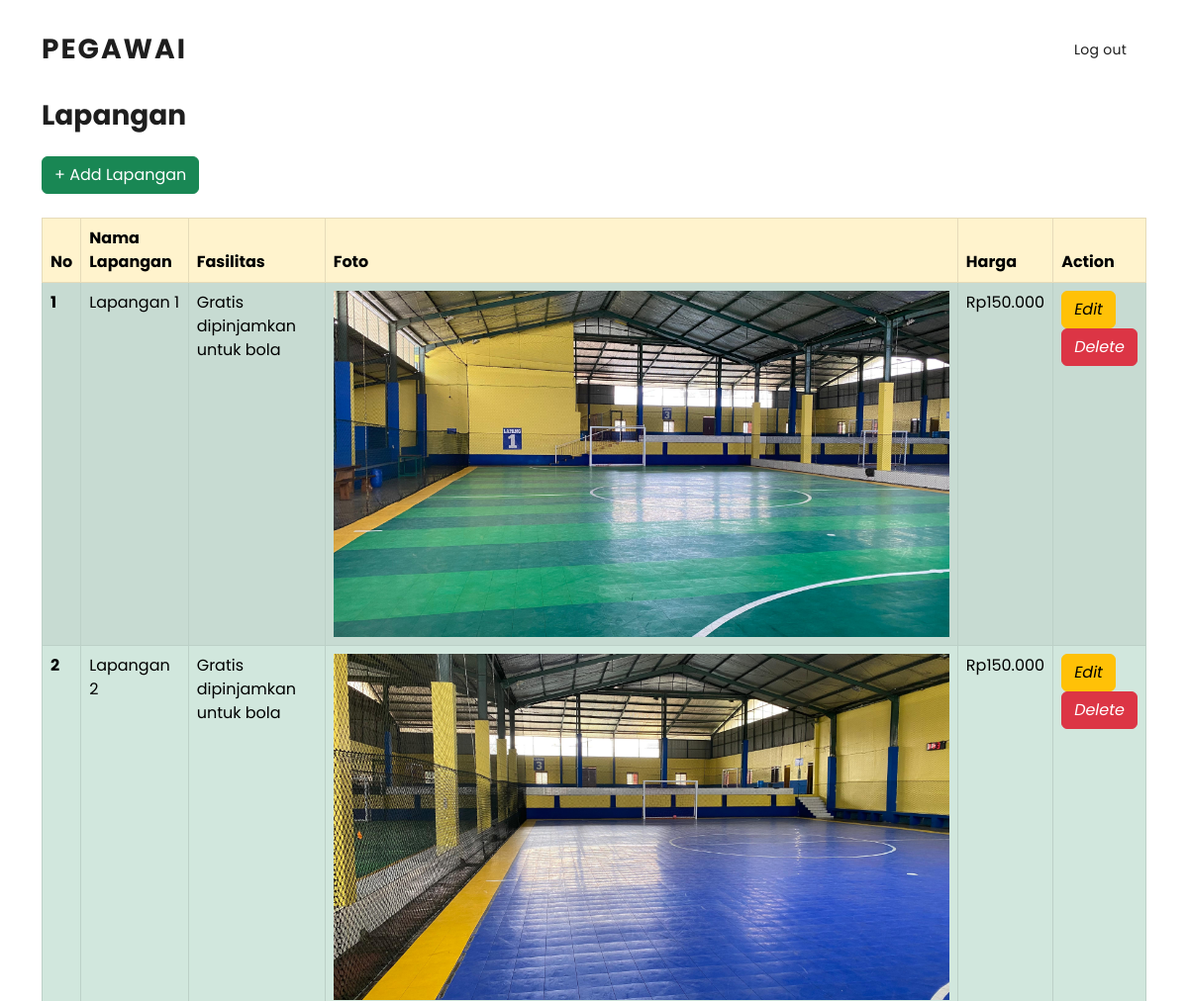
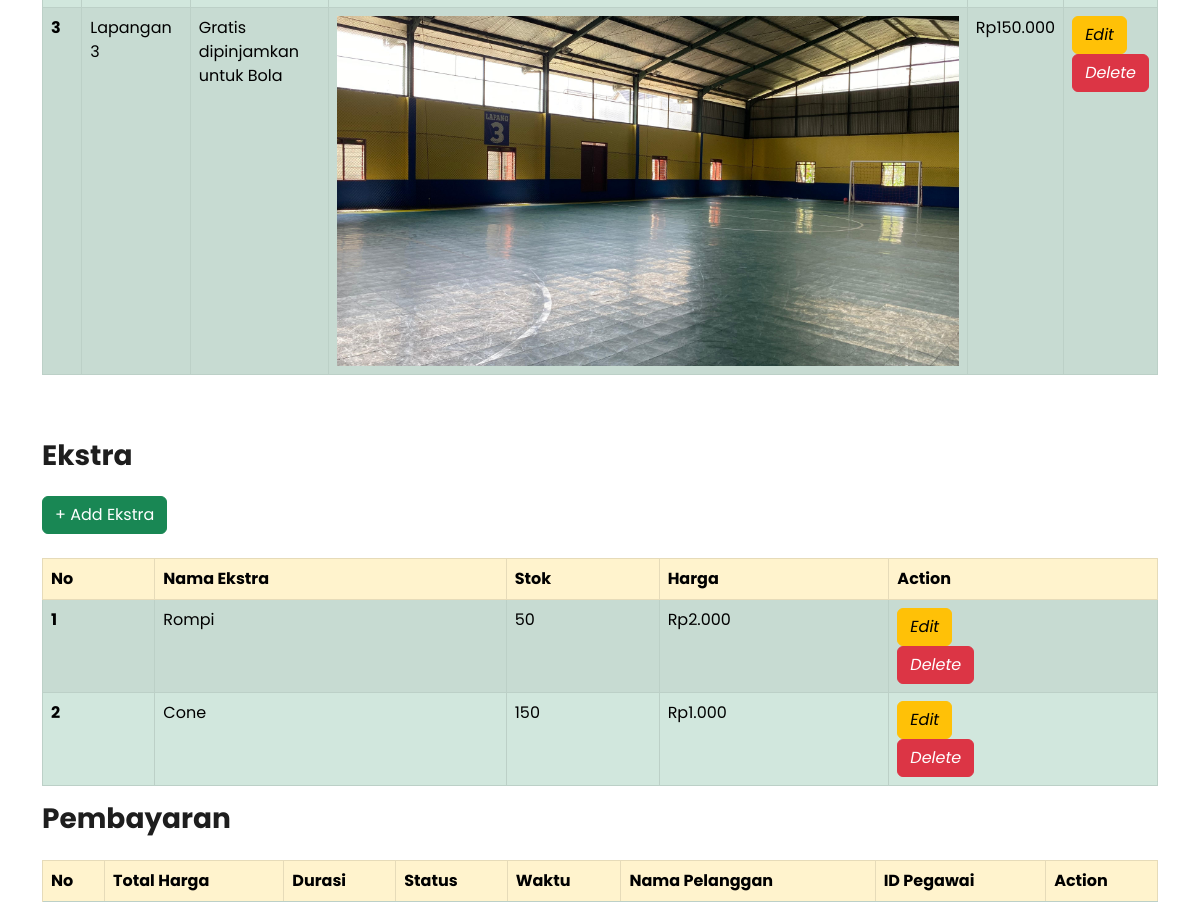
The app's page /admin.php with its own data (2 pictures, top to bottom).
### tables this page shows
CREATE TABLE `lapangan` (
  `id_lapangan` int(11) NOT NULL,
  `nama_lapangan` varchar(255) NOT NULL,
  `fasilitas_tambahan` varchar(255) NOT NULL,
  `foto_lapangan` varchar(255) NOT NULL,
  `harga_lapangan` int(11) NOT NULL
);

CREATE TABLE `ekstra` (
  `id_ekstra` int(11) NOT NULL,
  `nama_ekstra` varchar(255) NOT NULL,
  `stok_ekstra` int(11) NOT NULL,
  `harga_ekstra` int(11) NOT NULL
);

### function.php (called while the page is built, shortened)
<?php
include('conn.php');
function readLapangan(){
    global $conn;
    $query = "SELECT * FROM lapangan";
    $result = mysqli_query($conn, $query);
    return $result;
}
function readEkstra(){
    global $conn;
    $query = "SELECT * FROM ekstra";
    $result = mysqli_query($conn, $query);
    return $result;
}
?>

### admin.php (the view, shortened to what this page needs)
<?php
  include('function.php');
  $listlapangan = readLapangan();
  $listEkstra = readEkstra();
?>
<!DOCTYPE html>
<html lang="en">
  <head>
    <link href="vendor/bootstrap/css/bootstrap.min.css" rel="stylesheet">
    <link rel="stylesheet" href="assets/css/fontawesome.css">
    <link rel="stylesheet" href="assets/css/templatemo-villa-agency.css">
    <link rel="stylesheet" href="assets/css/owl.css">
    <link rel="stylesheet" href="assets/css/animate.css">
    <link rel="stylesheet"href="https://unpkg.com/swiper@7/swiper-bundle.min.css"/>
  </head>
<body>
  <header class="header-area header-sticky">
    <div class="container">
        <div class="row">
            <div class="col-12">
                <nav class="main-nav">
                    <a href="index.php" class="logo">
                        <h1>Pegawai</h1>
                    </a>
                    <ul class="nav">
                      <li><a href="logout.php">  Log out</a></li>
                    </ul>
                </nav>
            </div>
        </div>
    </div>
  </header>
  <section id="rekam_medis" class="services">
      <div class="container">
        <div class="section-title">
          <h3>Lapangan</h3>
          <br>
          <a href="addLapangan.php" class="btn btn-success">+ Add Lapangan</a>
          <br><br>
        </div>
        <table class="table table-bordered table-striped table-hover">
            <thead class="table-warning">
                <tr>
                    <th scope="col">No</th>
                    <th scope="col">Nama Lapangan</th>
                    <th scope="col">Fasilitas</th>
                    <th scope="col">Foto</th>
                    <th scope="col">Harga</th>
                    <th scope="col">Action</th>
                </tr>
            </thead>
            <tbody class="table-success">
                <tr>
                  <?php
                    $count = 1;
                    foreach($listlapangan as $lapangan){
                  ?>
                    <th scope="row"><?= $count ?></td>
                    <td><?= $lapangan['nama_lapangan'] ?></td>
                    <td><?= $lapangan['fasilitas_tambahan'] ?></td>
                    <td>
                    <div class="gallery-item">
                          <a href="assets/images/default.jpg" class="gallery-lightbox">
                              <img src="assets/images/<?= $lapangan['foto_lapangan'] ?>" alt="" width="2px">
                          </a>
                      </div>
                    </td>
                    <td>Rp<?= number_format ($lapangan['harga_lapangan'], 0, "", ".") ?></td>
                    <td>
                    <a href="editLapangan.php?id_lapangan=<?=$lapangan['id_lapangan']?>" class="btn btn-warning"><i class="bi bi-pencil-square">Edit</i></a>
                        <br>
                        <a href="deleteLapangan.php?id=<?=$lapangan['id_lapangan']?>" onclick="return confirm('Yakin Hapus?')" class="btn btn-danger"><i class="bi bi-trash3">Delete</i></a>
                    </td>
                </tr>
                <?php
                  $count++;
                  }
                ?>
            </tbody>
        </table>
        <br><br>
      </div>
    </section>
    <section id="ekstra" class="services">
      <div class="container">
        <div class="section-title">
          <h3>Ekstra</h3>
          <br>
          <a href="addEkstra.php" class="btn btn-success">+ Add Ekstra</a>
          <br><br>
        </div>
        <table class="table table-bordered table-striped table-hover">
            <thead class="table-warning">
                <tr>
                    <th scope="col">No</th>
                    <th scope="col">Nama Ekstra</th>
                    <th scope="col">Stok</th>
                    <th scope="col">Harga</th>
                    <th scope="col">Action</th>
                </tr>
            </thead>
            <tbody class="table-success">
                <tr>
                  <?php
                    $count = 1;
                    foreach($listEkstra as $ekstra){
                  ?>
                    <th scope="row"><?= $count ?></td>
                    <td><?= $ekstra['nama_ekstra'] ?></td>
                    <td><?= $ekstra['stok_ekstra'] ?></td>
                    <td>Rp<?= number_format ($ekstra['harga_ekstra'], 0, "", ".") ?></td>
                    <td>
                    <a href="editEkstra.php?id_ekstra=<?=$ekstra['id_ekstra']?>" class="btn btn-warning"><i class="bi bi-pencil-square">Edit</i></a>
                        <br>
                        <a href="deleteEkstra.php?id=<?=$ekstra['id_ekstra']?>" onclick="return confirm('Yakin Hapus?')" class="btn btn-danger"><i class="bi bi-trash3">Delete</i></a>
                    </td>
                </tr>
                <?php
                  $count++;
                  }
                ?>
            </tbody>
        </table>
        <div class="section-title">
          <h3>Pembayaran</h3>
          <br>
        </div>
        <table class="table table-bordered table-striped table-hover">
            <thead class="table-warning">
                <tr>
                    <th scope="col">No</th>
                    <th scope="col">Total Harga</th>
                    <th scope="col">Durasi</th>
                    <th scope="col">Status</th>
                    <th scope="col">Waktu</th>
                    <th scope="col">Nama Pelanggan</th>
                    <th scope="col">ID Pegawai</th>
                    <th scope="col">Action</th>
                </tr>
            </thead>
        </table>
      </div>
    </section>
  </body>
</html>

### assets/css/templatemo-villa-agency.css (style rules this page uses)
html, body, div, span, applet, object, iframe, h1, h2, h3, h4, h5, h6, p, blockquote, div pre, a, abbr, acronym, address, big, cite, code, del, dfn, em, font, img, ins, kbd, q, s, samp, small, strike, strong, sub, sup, tt, var, b, u, i, center, dl, dt, dd, ol, ul, li, figure, header, nav, section, article, aside, footer, figcaption { margin: 0; padding: 0; border: 0; outline: 0; }
ul, li { padding: 0; margin: 0; list-style: none; }
header, nav, section, article, aside, footer, hgroup { display: block; }
* { box-sizing: border-box; }
html, body { font-family: 'Poppins', sans-serif; -ms-text-size-adjust: 100%; -webkit-font-smoothing: antialiased; -moz-osx-font-smoothing: grayscale; }
a { text-decoration: none !important; }
h1, h2, h3, h4, h5, h6 { color: #1e1e1e; margin-top: 0px; margin-bottom: 0px; font-weight: 700; }
ul { margin-bottom: 0px; }
img { width: 100%; overflow: hidden; }
html, body { font-family: 'Poppins', sans-serif; }
.header-area { position: relative; background-color: #fff; height: 100px; z-index: 100; -webkit-transition: all .5s ease 0s; -moz-transition: all .5s ease 0s; -o-transition: all .5s ease 0s; transition: all .5s ease 0s; }
.header-area .main-nav { background: transparent; display: flex; }
.header-area .main-nav .logo { -webkit-transition: all 0.3s ease 0s; -moz-transition: all 0.3s ease 0s; -o-transition: all 0.3s ease 0s; transition: all 0.3s ease 0s; display: inline-block; }
.header-area .main-nav .logo h1 { line-height: 100px; font-size: 28px; text-transform: uppercase; color: #1e1e1e; font-weight: 700; letter-spacing: 2px; }
.header-area .main-nav ul.nav { flex-basis: 100%; margin-top: 30px; justify-content: right; -webkit-transition: all 0.3s ease 0s; -moz-transition: all 0.3s ease 0s; -o-transition: all 0.3s ease 0s; transition: all 0.3s ease 0s; position: relative; z-index: 999; }
.header-area .main-nav .nav li:last-child { padding-right: 0px; }
.header-area .main-nav .nav li { padding-left: 10px; padding-right: 10px; height: 100px; line-height: 100px; }
.header-area .main-nav .nav li a { display: block; padding-left: 20px; padding-right: 20px; font-weight: 500; font-size: 15px; height: 40px; line-height: 40px; text-transform: capitalize; color: #1e1e1e; -webkit-transition: all 0.4s ease 0s; -moz-transition: all 0.4s ease 0s; -o-transition: all 0.4s ease 0s; transition: all 0.4s ease 0s; border: transparent; letter-spacing: .25px; }
.header-area .main-nav .nav li:last-child a { color: #1e1e1e; font-size: 14px; font-weight: 400; text-transform: none; border-radius: 20px; padding-left: 20px; }
@media (max-width: 1200px) { .header-area .main-nav .nav li { padding-left: 5px; padding-right: 5px; } }
body { overflow-x: hidden; }

### records on screen
lapangan: nama_lapangan "Lapangan 1", fasilitas_tambahan "Gratis dipinjamkan untuk bola", foto_lapangan (picture), harga_lapangan "150.000"
lapangan: nama_lapangan "Lapangan 2", fasilitas_tambahan "Gratis dipinjamkan untuk bola", foto_lapangan (picture), harga_lapangan "150.000"
lapangan: nama_lapangan "Lapangan 3", fasilitas_tambahan "Gratis dipinjamkan untuk Bola", foto_lapangan (picture), harga_lapangan "150.000"
ekstra: nama_ekstra "Rompi", stok_ekstra "50", harga_ekstra "2.000"
ekstra: nama_ekstra "Cone", stok_ekstra "150", harga_ekstra "1.000"
